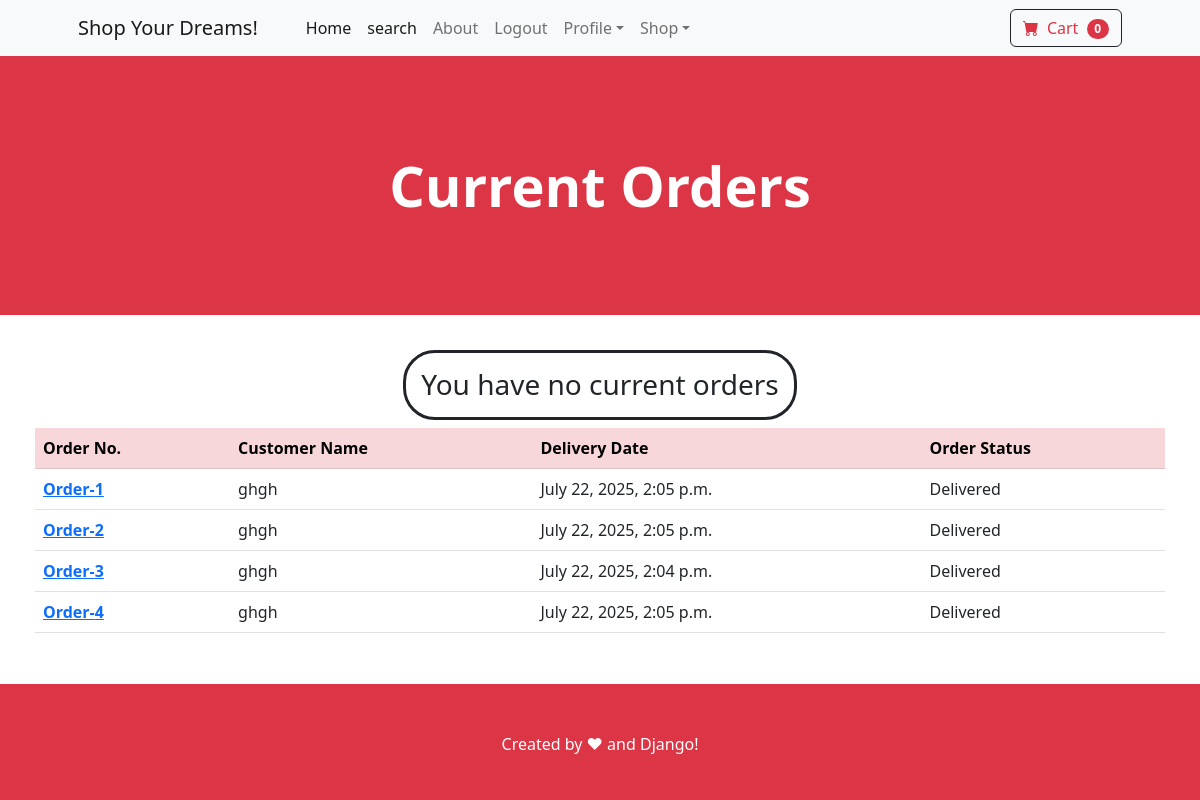
Screenshot of /orders/ (signed in) with the database file from the repository.
### payment/models.py (models this page shows, shortened)
class Order(models.Model):
    status_order=[
    ('Pending','Waiting for payment'),
    ('Processing','Processing'),
    ('Shipped','Order shipped'),
    ('Delivered','Order successfully delivered'),
    ]
    user=models.ForeignKey(User,on_delete=models.CASCADE,null=True,blank=True)
    full_name=models.CharField(max_length=250,blank=True)
    email=models.EmailField(max_length=250)
    shipping_address=models.TextField(max_length=15000)
    amount_paid=models.DecimalField(decimal_places=2,max_digits=12)
    date_ordered=models.DateTimeField(auto_now_add=True)
    status=models.CharField(max_length=50, choices=status_order, default='Pending')
    last_update=models.DateTimeField(auto_now=True)
    """ def save(self,*args,**kwargs):
        if self.pk:
            old_status=Order.objects.get(id=self.pk).status

            if old_status!=self.status:
                self.last_update=timezone.now()

        super().save(*args,**kwargs) """

### shop/views.py (the view)
# urls.py: path("orders/",views.user_orders,name="user_orders"),
def user_orders(req):
    if req.user.is_authenticated:
        delivered_orders=Order.objects.filter(user=req.user,status='Delivered')
        other_orders=Order.objects.filter(user=req.user).exclude(status='Delivered')
        context={
            'Delivered':delivered_orders,
            'Other':other_orders,
        }
        return render(req,'user_orders.html', context)
    else:
         messages.success(req,'Please log in first')
         return redirect('home')

### cart/cart.py (called while the page is built)
    def __len__(self):
        return len(self.cart)

### cart/context_processors.py (called while the page is built)
def cart(req):
    return {'cart': Cart(req)}

### shop/templates/user_orders.html (shortened to what this page needs)
{%extends 'base.html'%}
{%block content%}
<header class="bg-danger py-5">
    <div class="container px-4 px-lg-5 my-5">
        <div class="text-center text-white">
            <h1 class="display-4 fw-bolder">Current Orders</h1>
        </div>
    </div>
</header>
<div style="display:flex ;flex-direction: column;align-items: center; padding:35px">
    {%if Other%}
    <table class="table">
        <thead class="table-danger">
          <tr>
            <th scope="col">Order No.</th>
            <th scope="col">Customer Name</th>
            <th scope="col">Order Date</th>
            <th scope="col">Order Status</th>
          </tr>
        </thead>
        <tbody>
            {%for order in Other%}
          <tr >
            <th scope="row"><a href="{% url 'order_details' order.id %}">Order-{{order.id}}</a></th>
            <td>{{order.full_name}}</td>
            <td>{{order.date_ordered}}</td>
            <td>{{order.status}}</td>
          </tr>
            {%endfor%}
        </tbody>
    </table>
    {%else%}
    <h3  style="border:solid ;border-radius:2rem;padding:15px;">You have no current orders</h3>
    {%endif%}
    {%if Delivered%}
    <table class="table">
        <thead class="table-danger">
          <tr>
            <th scope="col">Order No.</th>
            <th scope="col">Customer Name</th>
            <th scope="col">Delivery Date</th>
            <th scope="col">Order Status</th>
          </tr>
        </thead>
        <tbody>
            {%for order in Delivered%}
          <tr >
            <th scope="row"><a href="{% url 'order_details' order.id %}">Order-{{order.id}}</a></th>
            <td>{{order.full_name}}</td>
            <td>{{order.last_update}}</td>
            <td>{{order.status}}</td>
          </tr>
            {%endfor%}
        </tbody>
    </table>
    {%endif%}
</div>
{%endblock%}

### rows the page displays
Order: id "1", full_name "ghgh", last_update "July 22, 2025, 2:05 p.m.", status "Delivered"
Order: id "2", full_name "ghgh", last_update "July 22, 2025, 2:05 p.m.", status "Delivered"
Order: id "3", full_name "ghgh", last_update "July 22, 2025, 2:04 p.m.", status "Delivered"
Order: id "4", full_name "ghgh", last_update "July 22, 2025, 2:05 p.m.", status "Delivered"

### other values shown
{{ cart|length }} "0"
